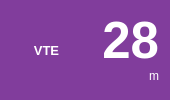
           <widget class="QFrame" name="frame_29">
            <property name="maximumSize">
             <size>
              <width>170</width>
              <height>120</height>
             </size>
            </property>
            <property name="styleSheet">
             <string notr="true">border-radius: 15px;
background-color: rgb(129, 61, 156);
color: rgb(255, 255, 255);</string>
            </property>
            <property name="frameShape">
             <enum>QFrame::Box</enum>
            </property>
            <property name="frameShadow">
             <enum>QFrame::Raised</enum>
            </property>
            <property name="lineWidth">
             <number>-17</number>
            </property>
            <property name="midLineWidth">
             <number>-8</number>
            </property>
            <layout class="QHBoxLayout" name="horizontalLayout_17">
             <item>
              <widget class="QLabel" name="label_66">
               <property name="font">
                <font>
                 <pointsize>10</pointsize>
                 <weight>75</weight>
                 <bold>true</bold>
                </font>
               </property>
               <property name="text">
                <string>VTE</string>
               </property>
               <property name="alignment">
                <set>Qt::AlignCenter</set>
               </property>
              </widget>
             </item>
             <item>
              <layout class="QVBoxLayout" name="verticalLayout_27">
               <property name="spacing">
                <number>0</number>
               </property>
               <item>
                <widget class="QLabel" name="label_67">
                 <property name="font">
                  <font>
                   <pointsize>38</pointsize>
                   <weight>75</weight>
                   <bold>true</bold>
                  </font>
                 </property>
                 <property name="lineWidth">
                  <number>1</number>
                 </property>
                 <property name="text">
                  <string>28</string>
                 </property>
                 <property name="alignment">
                  <set>Qt::AlignRight|Qt::AlignTrailing|Qt::AlignVCenter</set>
                 </property>
                </widget>
               </item>
               <item>
                <widget class="QLabel" name="label_68">
                 <property name="font">
                  <font>
                   <pointsize>9</pointsize>
                  </font>
                 </property>
                 <property name="text">
                  <string>m</string>
                 </property>
                 <property name="alignment">
                  <set>Qt::AlignRight|Qt::AlignTop|Qt::AlignTrailing</set>
                 </property>
                </widget>
               </item>
              </layout>
             </item>
            </layout>
           </widget>
